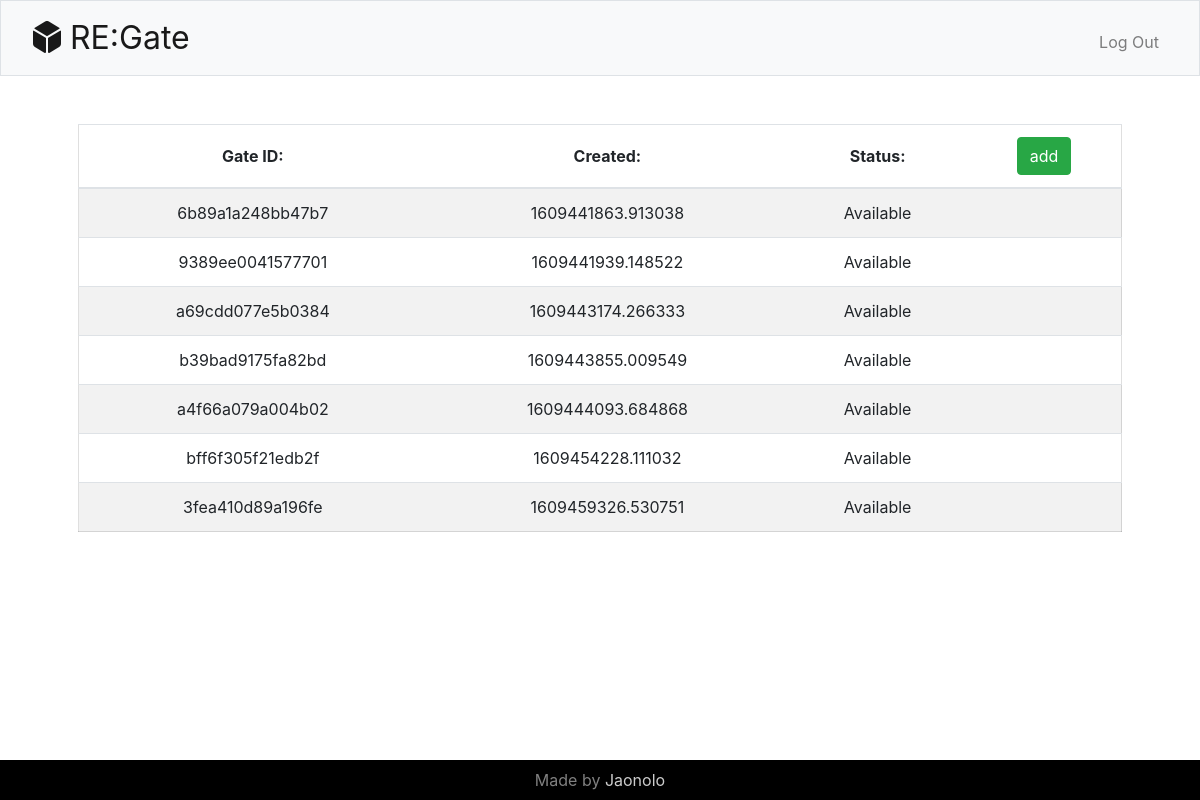
The page / (signed in) on the database its author committed.
### tables this page shows
CREATE TABLE 'gates' ('id' VARCHAR(16) PRIMARY KEY NOT NULL, 'user_id' INTEGER NOT NULL, 'timestamp' TIMESTAMP, FOREIGN KEY (user_id) REFERENCES users(id));

### application.py (the view)
@app.route("/")
def index():
    if session.get("user_id") is None:
        return render_template("welcome.html");
    gates = db.execute("SELECT * FROM gates WHERE user_id = :id",
                        id = session["user_id"])
    for gate in gates:
        if gate['timestamp'] + 432000 > datetime.timestamp(datetime.now()):
            gate['status'] = "Available"
        else:
            gate['status'] = "Expired"
    return render_template("index.html", gates=gates, length = len(gates))

### application.py (called while the page is built)
@app.after_request
def after_request(response):
    response.headers["Cache-Control"] = "no-cache, no-store, must-revalidate"
    response.headers["Expires"] = 0
    response.headers["Pragma"] = "no-cache"
    return response

### templates/index.html (shortened to what this page needs)
{% extends "layout.html" %}
{% block main %}
            <table class="table table-striped">
                <thead>
                    <tr>
                        <th>Gate ID:</th>
                        <th>Created:</th>
                        <th>Status:</th>
                        <th><a class="btn btn-success" href="/create">add</a></th>
                    </tr>
                </thead>
                <tbody>
                    {% for gate in gates %}
                        <tr id = "add">
                            <td>{{ gate['id'] }}</td>
                            <td>{{ gate['timestamp'] }}</td>
                            <td>{{ gate['status'] }}</td>
                            <td>
                            </td>
                        </tr>
                    {% endfor %}
                </tbody>
            </table>
{% endblock %}

### templates/layout.html (shortened to what this page needs)
<!DOCTYPE html>
<html lang="en">
    <head>
        <link href="https://maxcdn.bootstrapcdn.com/bootstrap/4.1.3/css/bootstrap.min.css" rel="stylesheet">
        <link href="https://cdnjs.cloudflare.com/ajax/libs/font-awesome/5.15.1/css/all.min.css" rel="stylesheet">
        <link href="/static/styles.css" rel="stylesheet">
    </head>
    <body>
        <nav style="padding: .5rem 2rem" class="navbar navbar-expand-md navbar-light bg-light border">
            <a class="navbar-brand" href="/"><i class="fas fa-dice-d6"></i> RE:Gate</a>
            <div class="collapse navbar-collapse" id="navbar">
                {% if session.user_id %}
                    <ul class="navbar-nav ml-auto mt-2">
                        <li class="nav-item"><a class="nav-link" href="/logout">Log Out</a></li>
                    </ul>
                {% else %}
                    <ul class="navbar-nav ml-auto mt-2">
                        <li class="nav-item"><a class="nav-link" href="/register">Register</a></li>
                        <li class="nav-item"><a class="nav-link" href="/login">Log In</a></li>
                    </ul>
                {% endif %}
            </div>
        </nav>
        <main class="container p-5">
            {% block main %}{% endblock %}
        </main>
        <footer class="footer">
            <p style="margin: 0.5rem 0rem">Made by <a style="color: #ccc" href="https://github.com/Jaonolo">Jaonolo</a></p>
        </footer>
    </body>
</html>

### static/styles.css (style rules this page uses)
nav .navbar-brand { font-size: xx-large; }
main { overflow-x: auto; text-align: center; }
main table { text-align: left; }
.footer { width: 100%; display: flex; justify-content: center; background-color: black; color: grey; }
.container { display: flex; flex-direction: column; flex-grow: 1; }
.table thead th { vertical-align: middle; text-align: center; }
.table { border: 1px solid rgba(0,0,0,.125); border-radius: .25rem; }
body { height: 100vh; max-height: 100vh; display: flex; flex-direction: column; }
#add td { text-align: center; }

### rows shown on the page
gates: id "6b89a1a248bb47b7", timestamp "1609441863.913038", status "Available"
gates: id "9389ee0041577701", timestamp "1609441939.148522", status "Available"
gates: id "a69cdd077e5b0384", timestamp "1609443174.266333", status "Available"
gates: id "b39bad9175fa82bd", timestamp "1609443855.009549", status "Available"
gates: id "a4f66a079a004b02", timestamp "1609444093.684868", status "Available"
gates: id "bff6f305f21edb2f", timestamp "1609454228.111032", status "Available"
gates: id "3fea410d89a196fe", timestamp "1609459326.530751", status "Available"
